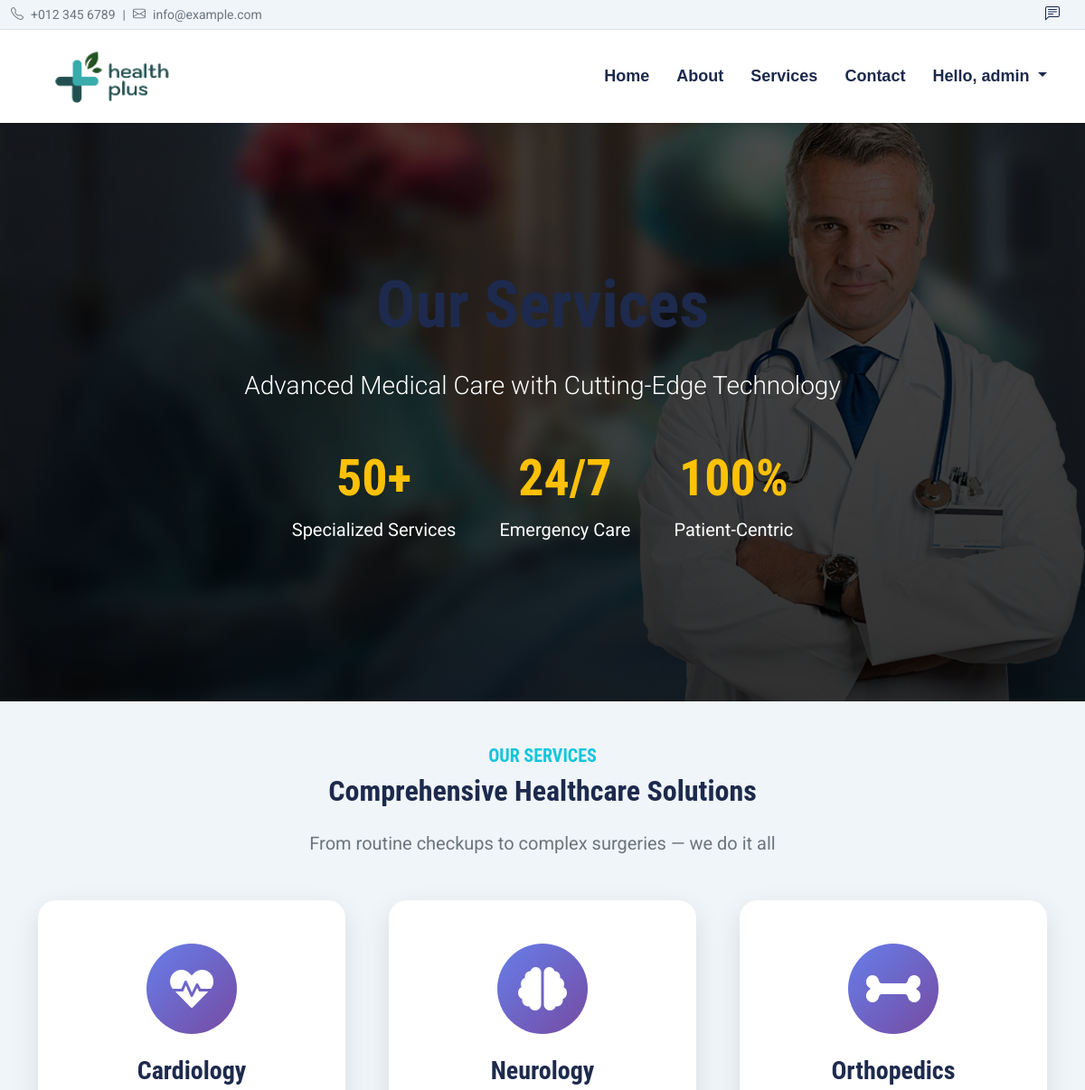
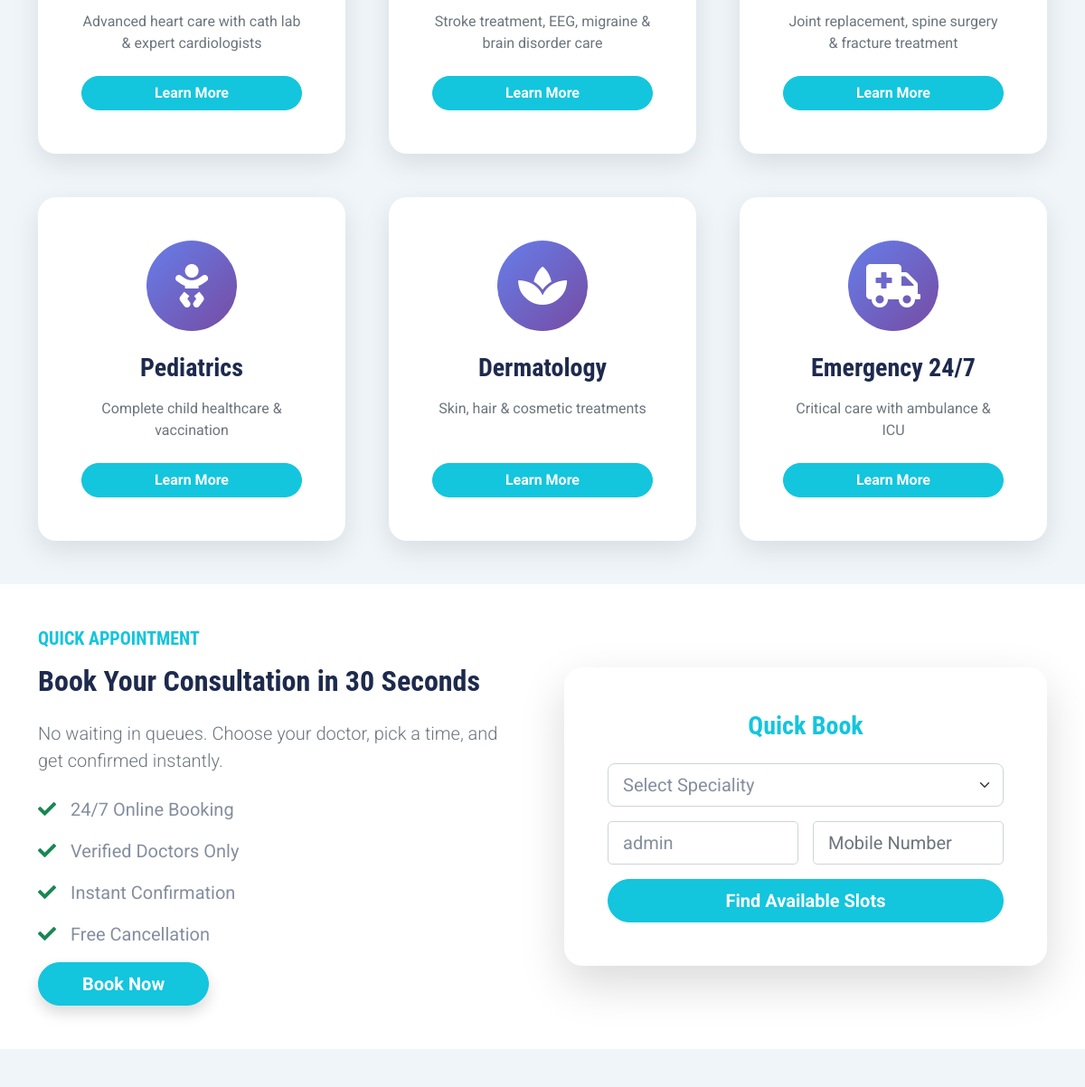
/service (signed in, upper part), run on an earlier commit of the app's database (2 pictures, top to bottom).
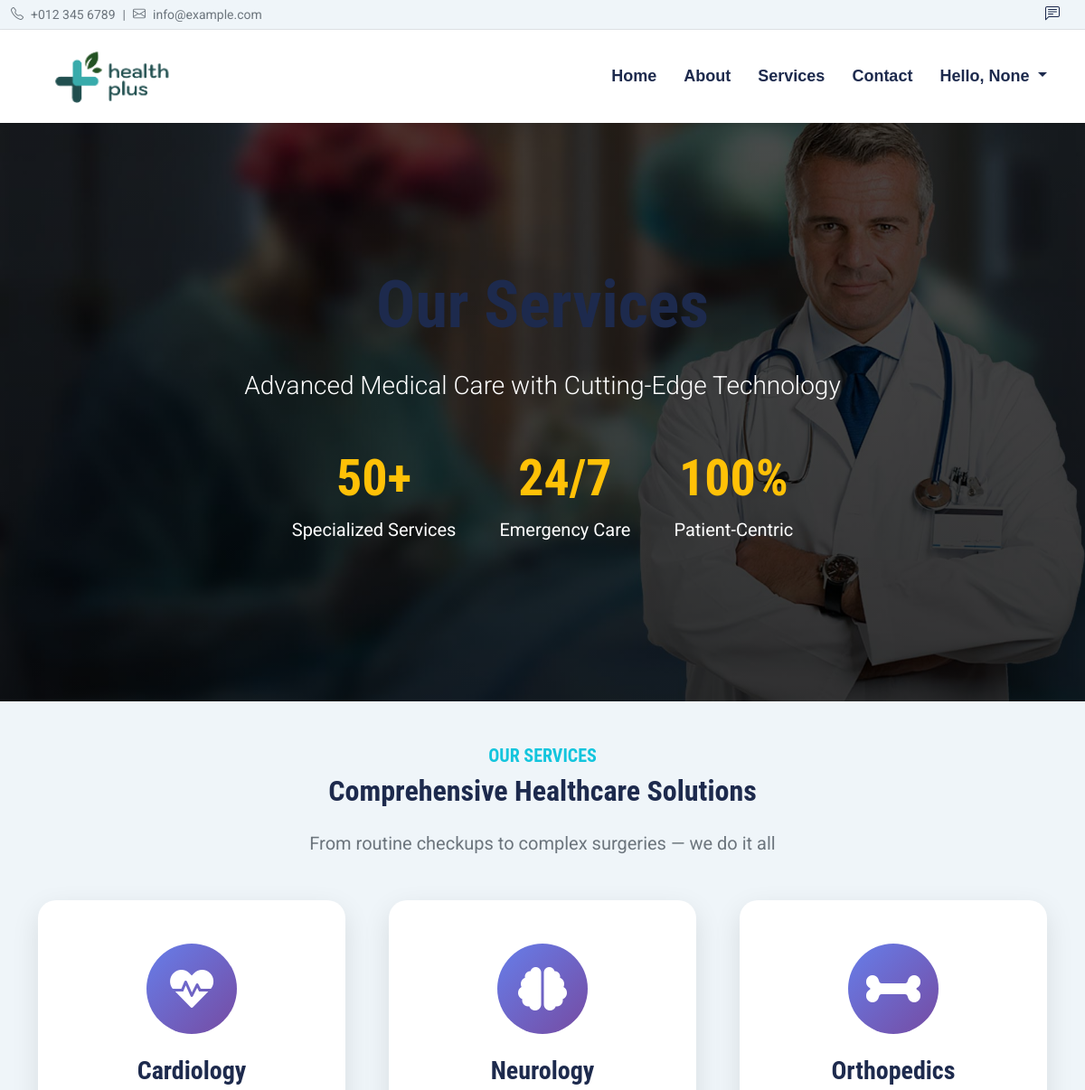
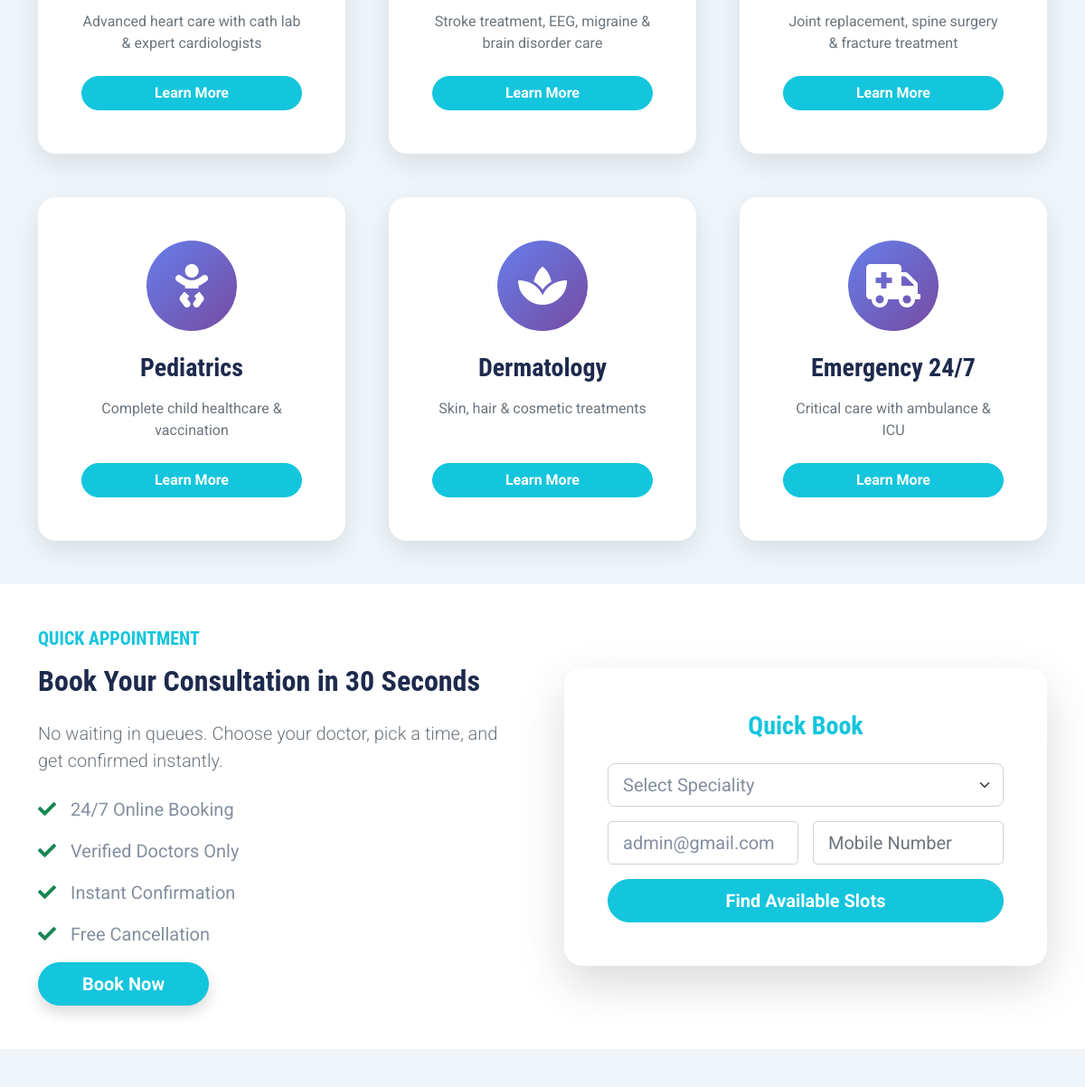
And on a later commit of the database (2 pictures, top to bottom).
### healthcare/models.py (models this page shows, shortened)
class CustomUser(AbstractUser):
    ROLE_CHOICES = (
        ('patient', 'Patient'),
        ('doctor', 'Doctor'),
        ('admin', 'Admin'),
    )
    username = None
    email = models.EmailField(unique=True, db_index=True)
    role = models.CharField(max_length=20, choices=ROLE_CHOICES, default='patient')
    first_name = models.CharField(max_length=50)
    last_name = models.CharField(max_length=50, blank=True)
    mobile_number = models.CharField(max_length=15, blank=True, null=True)
    gender = models.CharField(max_length=10, choices=[('male','Male'),('female','Female'),('other','Other')], blank=True)
    dob = models.DateField("Date of Birth", null=True, blank=True)
    address = models.TextField(blank=True)
    image = models.ImageField(upload_to='users/', blank=True, null=True)
    is_email_verified = models.BooleanField(default=False)
    created_at = models.DateTimeField(auto_now_add=True)
    objects = UserManager()
    USERNAME_FIELD = 'email'
    REQUIRED_FIELDS = []
    def get_full_name(self):
        return f"{self.first_name} {self.last_name}".strip() or self.email

### healthcare/views/index.py (the view)
# urls.py: path('service',index.service,name="service"),
def service(request):
    services = [
        {'title': 'Cardiology', 'description': 'Advanced heart care with cath lab & expert cardiologists', 'icon': 'fa-heartbeat'},
        {'title': 'Neurology', 'description': 'Stroke treatment, EEG, migraine & brain disorder care', 'icon': 'fa-brain'},
        {'title': 'Orthopedics', 'description': 'Joint replacement, spine surgery & fracture treatment', 'icon': 'fa-bone'},
        {'title': 'Pediatrics', 'description': 'Complete child healthcare & vaccination', 'icon': 'fa-baby'},
        {'title': 'Dermatology', 'description': 'Skin, hair & cosmetic treatments', 'icon': 'fa-spa'},
        {'title': 'Emergency 24/7', 'description': 'Critical care with ambulance & ICU', 'icon': 'fa-ambulance'},
    ]
    feedback = Feedback.objects.all().order_by('-created_at')[:6]
    specialities = Speciality.objects.all()
    return render(request, 'pages/services.html', {
        'services': services,
        'feedback': feedback,
        'specialities': specialities,
    })

### templates/pages/services.html (shortened to what the changed rows need)
{% extends "base/base.html" %}
{% load static %}
{% block extra_css %}
<link href="https://cdn.jsdelivr.net/npm/owl.carousel@2.3.dist/assets/owl.carousel.min.css" rel="stylesheet">
{% endblock %}
{% block content %}
<section class="hero-header text-center">
    <div class="container">
        <h1 class="display-2 fw-bold mb-4">Our Services</h1>
        <div class="d-flex justify-content-center gap-4 flex-wrap">
            <div class="text-center">
                <h2 class="display-4 fw-bold text-warning">50+</h2>
            </div>
            <div class="text-center">
                <h2 class="display-4 fw-bold text-warning">24/7</h2>
            </div>
            <div class="text-center">
                <h2 class="display-4 fw-bold text-warning">100%</h2>
            </div>
        </div>
    </div>
</section>
<section class="py-5 bg-light">
    <div class="container">
        <div class="text-center mb-5">
            <h2 class="fw-bold mb-4">Comprehensive Healthcare Solutions</h2>
        </div>
    </div>
</section>
<section class="py-5 bg-white">
    <div class="container">
        <div class="row align-items-center g-5">
            <div class="col-lg-6">
                <h2 class="fw-bold mb-4">Book Your Consultation in 30 Seconds</h2>
            </div>
            <div class="col-lg-6">
                <div class="cta-form">
                    <form method="post" action="{% url 'book_appointment' %}">
                        <div class="row g-3">
                            <div class="col-md-6">
                                <input type="text" name="patient_name" class="form-control form-control-lg"
                                       placeholder="Your Name" value="{{ user.get_full_name|default:'' }}" required>
                            </div>
                        </div>
                    </form>
                </div>
            </div>
        </div>
    </div>
</section>
{% endblock %}

### templates/base/base.html (shortened to what this page needs)
{% load static %}
<!DOCTYPE html>
<html lang="en">
<head>
    <link href="https://cdnjs.cloudflare.com/ajax/libs/font-awesome/5.15.0/css/all.min.css" rel="stylesheet">
    <link href="https://cdn.jsdelivr.net/npm/bootstrap-icons@1.10.5/font/bootstrap-icons.css" rel="stylesheet">
    <link href="{% static 'lib/owlcarousel/assets/owl.carousel.min.css' %}" rel="stylesheet">
    <link href="{% static 'lib/tempusdominus/css/tempusdominus-bootstrap-4.min.css' %}" rel="stylesheet" />
    <link href="{% static 'css/bootstrap.min.css' %}" rel="stylesheet">
    <link href="{% static 'css/style.css' %}" rel="stylesheet">
    {% block extra_css %}{% endblock %}
</head>
<body>
    <div class="container-fluid py-1 border-bottom d-none d-lg-flex justify-content-between align-items-center bg-light">
        <div class="d-flex align-items-center small text-muted">
            <i class="bi bi-telephone me-2"></i> +012 345 6789
            <span class="mx-2">|</span>
            <i class="bi bi-envelope me-2"></i> info@example.com
        </div>
        <div class="d-flex align-items-center">
            <a href="{% url 'feedback' %}" class="text-dark me-3"><i class="bi bi-chat-left-text"></i></a>
        </div>
    </div>
    <nav class="navbar navbar-expand-lg navbar-light bg-white shadow-sm sticky-top py-2">
        <div class="container">
            <a class="navbar-brand d-flex align-items-center" href="{% url 'index' %}">
                <img src="{% static 'img/logo1.png' %}" height="60" alt="HealthPlus Logo">
            </a>
            <div class="collapse navbar-collapse" id="navbarCollapse">
                <ul class="navbar-nav ms-auto mb-2 mb-lg-0">
                    <li class="nav-item"><a class="nav-link" href="{% url 'index' %}">Home</a></li>
                    <li class="nav-item"><a class="nav-link" href="{% url 'about' %}">About</a></li>
                    <li class="nav-item"><a class="nav-link" href="{% url 'service' %}">Services</a></li>
                    <li class="nav-item"><a class="nav-link" href="{% url 'contact' %}">Contact</a></li>
                    {% if user.is_authenticated %}
                        <li class="nav-item dropdown">
                            <a class="nav-link dropdown-toggle" href="#" data-bs-toggle="dropdown">
                                Hello, {{ user.first_name|default:user.username }}
                            </a>
                        </li>
                    {% endif %}
                </ul>
            </div>
        </div>
    </nav>
    <main>
        {% block content %}
        {% endblock %}
    </main>
</body>
</html>

What changed in the data, as far as the page shows it:
changed CustomUser: first_name "admin" → "None"; patient_name "admin" → "admin@gmail.com"
